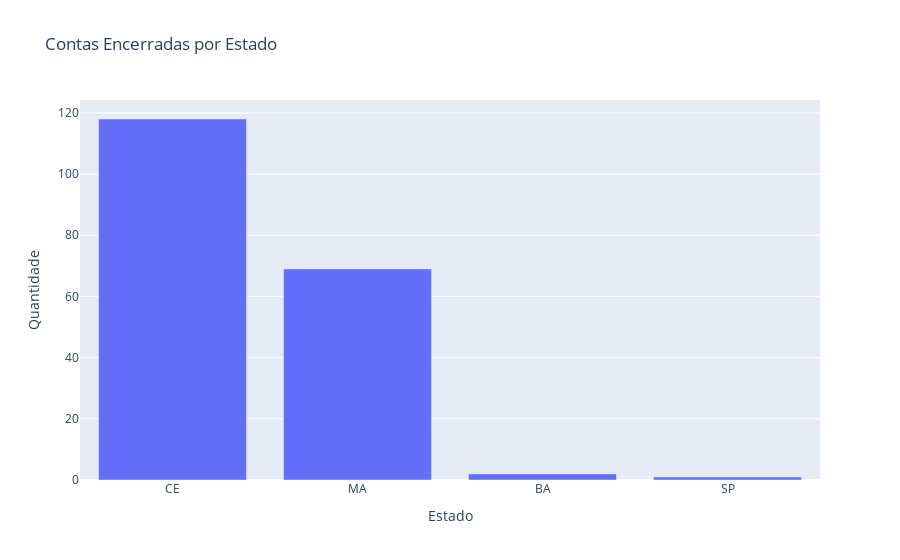

Notebook cell for this chart:
### Code cell
px.bar(data_frame=contas_encerradas_por_estado, x='Estado', y='Quantidade', title='Contas Encerradas por Estado')

### Figure 1 — Plotly figure (JSON) as saved in the notebook; plotly's stock layout.template omitted (floating-point values rounded to 4 significant figures)
{"data": [{"alignmentgroup": "True", "hovertemplate": "Estado=%{x}<br>Quantidade=%{y}<extra></extra>", "legendgroup": "", "marker": {"color": "#636efa", "pattern": {"shape": ""}}, "name": "", "offsetgroup": "", "orientation": "v", "showlegend": false, "textposition": "auto", "type": "bar", "x": ["CE", "MA", "BA", "SP"], "xaxis": "x", "y": [118, 69, 2, 1], "yaxis": "y"}], "layout": {"barmode": "relative", "legend": {"tracegroupgap": 0}, "title": {"text": "Contas Encerradas por Estado"}, "xaxis": {"anchor": "y", "domain": [0, 1], "title": {"text": "Estado"}}, "yaxis": {"anchor": "x", "domain": [0, 1], "title": {"text": "Quantidade"}}}}
